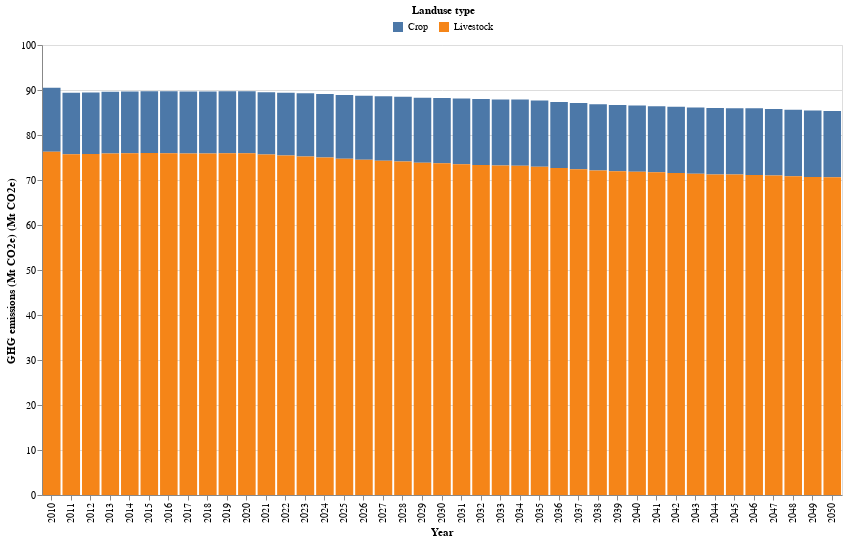

Source (notebook cell):
### Markdown cell above
### Emissions by Crops/Livestocks

### Code cell
# HIDE CODE
# get the df and plot
GHG_crop_lvstk_df,GHG_crop_lvstk_plot = ag_lucc_GHG.plot_GHG_crop_lvstk()
GHG_crop_lvstk_plot

### Figure 1 — Vega-Lite specification as saved in the notebook (floating-point values rounded to 4 significant figures)
{"config": {"view": {"continuousWidth": 300, "continuousHeight": 300}}, "layer": [{"mark": {"type": "bar"}, "encoding": {"color": {"field": "Land use category", "legend": {"direction": "horizontal", "legendX": 350, "legendY": -40, "orient": "none", "title": "Landuse type", "titleAnchor": "middle"}, "type": "nominal"}, "tooltip": [{"field": "Land use category", "title": "Landuse type", "type": "ordinal"}, {"field": "Quantity (Mt CO2e)", "title": "GHG emissions (Mt CO2e)", "type": "quantitative"}], "x": {"axis": {"labelAngle": -90, "title": "Year"}, "field": "Year", "type": "ordinal"}, "y": {"field": "Quantity (Mt CO2e)", "scale": {"reverse": false, "zero": false}, "title": "GHG emissions (Mt CO2e) (Mt CO2e)", "type": "quantitative"}}}], "data": {"name": "data-cde830489a0bf04d3ec9a99154b1c581"}, "height": 450, "width": 800, "$schema": "https://vega.github.io/schema/vega-lite/v5.15.1.json", "datasets": {"data-cde830489a0bf04d3ec9a99154b1c581": [{"Year": 2010, "Land use category": "Crop", "Quantity (Mt CO2e)": 14.23}, {"Year": 2010, "Land use category": "Livestock", "Quantity (Mt CO2e)": 76.28}, {"Year": 2011, "Land use category": "Crop", "Quantity (Mt CO2e)": 13.65}, {"Year": 2011, "Land use category": "Livestock", "Quantity (Mt CO2e)": 75.72}, {"Year": 2012, "Land use category": "Crop", "Quantity (Mt CO2e)": 13.67}, {"Year": 2012, "Land use category": "Livestock", "Quantity (Mt CO2e)": 75.76}, {"Year": 2013, "Land use category": "Crop", "Quantity (Mt CO2e)": 13.72}, {"Year": 2013, "Land use category": "Livestock", "Quantity (Mt CO2e)": 75.89}, {"Year": 2014, "Land use category": "Crop", "Quantity (Mt CO2e)": 13.73}, {"Year": 2014, "Land use category": "Livestock", "Quantity (Mt CO2e)": 75.94}, {"Year": 2015, "Land use category": "Crop", "Quantity (Mt CO2e)": 13.74}, {"Year": 2015, "Land use category": "Livestock", "Quantity (Mt CO2e)": 75.98}, {"Year": 2016, "Land use category": "Crop", "Quantity (Mt CO2e)": 13.77}, {"Year": 2016, "Land use category": "Livestock", "Quantity (Mt CO2e)": 75.96}, {"Year": 2017, "Land use category": "Crop", "Quantity (Mt CO2e)": 13.78}, {"Year": 2017, "Land use category": "Livestock", "Quantity (Mt CO2e)": 75.91}, {"Year": 2018, "Land use category": "Crop", "Quantity (Mt CO2e)": 13.76}, {"Year": 2018, "Land use category": "Livestock", "Quantity (Mt CO2e)": 75.92}, {"Year": 2019, "Land use category": "Crop", "Quantity (Mt CO2e)": 13.78}, {"Year": 2019, "Land use category": "Livestock", "Quantity (Mt CO2e)": 75.93}, {"Year": 2020, "Land use category": "Crop", "Quantity (Mt CO2e)": 13.78}, {"Year": 2020, "Land use category": "Livestock", "Quantity (Mt CO2e)": 75.92}, {"Year": 2021, "Land use category": "Crop", "Quantity (Mt CO2e)": 13.84}, {"Year": 2021, "Land use category": "Livestock", "Quantity (Mt CO2e)": 75.68}, {"Year": 2022, "Land use category": "Crop", "Quantity (Mt CO2e)": 13.91}, {"Year": 2022, "Land use category": "Livestock", "Quantity (Mt CO2e)": 75.47}, {"Year": 2023, "Land use category": "Crop", "Quantity (Mt CO2e)": 14.03}, {"Year": 2023, "Land use category": "Livestock", "Quantity (Mt CO2e)": 75.24}, {"Year": 2024, "Land use category": "Crop", "Quantity (Mt CO2e)": 14.11}, {"Year": 2024, "Land use category": "Livestock", "Quantity (Mt CO2e)": 74.99}, {"Year": 2025, "Land use category": "Crop", "Quantity (Mt CO2e)": 14.19}, {"Year": 2025, "Land use category": "Livestock", "Quantity (Mt CO2e)": 74.72}, {"Year": 2026, "Land use category": "Crop", "Quantity (Mt CO2e)": 14.24}, {"Year": 2026, "Land use category": "Livestock", "Quantity (Mt CO2e)": 74.49}, {"Year": 2027, "Land use category": "Crop", "Quantity (Mt CO2e)": 14.32}, {"Year": 2027, "Land use category": "Livestock", "Quantity (Mt CO2e)": 74.27}, {"Year": 2028, "Land use category": "Crop", "Quantity (Mt CO2e)": 14.41}, {"Year": 2028, "Land use category": "Livestock", "Quantity (Mt CO2e)": 74.08}, {"Year": 2029, "Land use category": "Crop", "Quantity (Mt CO2e)": 14.45}, {"Year": 2029, "Land use category": "Livestock", "Quantity (Mt CO2e)": 73.85}, {"Year": 2030, "Land use category": "Crop", "Quantity (Mt CO2e)": 14.53}, {"Year": 2030, "Land use category": "Livestock", "Quantity (Mt CO2e)": 73.7}, {"Year": 2031, "Land use category": "Crop", "Quantity (Mt CO2e)": 14.61}, {"Year": 2031, "Land use category": "Livestock", "Quantity (Mt CO2e)": 73.49}, {"Year": 2032, "Land use category": "Crop", "Quantity (Mt CO2e)": 14.66}, {"Year": 2032, "Land use category": "Livestock", "Quantity (Mt CO2e)": 73.34}, {"Year": 2033, "Land use category": "Crop", "Quantity (Mt CO2e)": 14.7}, {"Year": 2033, "Land use category": "Livestock", "Quantity (Mt CO2e)": 73.21}, {"Year": 2034, "Land use category": "Crop", "Quantity (Mt CO2e)": 14.7}, {"Year": 2034, "Land use category": "Livestock", "Quantity (Mt CO2e)": 73.17}, {"Year": 2035, "Land use category": "Crop", "Quantity (Mt CO2e)": 14.7}, {"Year": 2035, "Land use category": "Livestock", "Quantity (Mt CO2e)": 72.95}, {"Year": 2036, "Land use category": "Crop", "Quantity (Mt CO2e)": 14.69}, {"Year": 2036, "Land use category": "Livestock", "Quantity (Mt CO2e)": 72.66}, {"Year": 2037, "Land use category": "Crop", "Quantity (Mt CO2e)": 14.69}, {"Year": 2037, "Land use category": "Livestock", "Quantity (Mt CO2e)": 72.4}, {"Year": 2038, "Land use category": "Crop", "Quantity (Mt CO2e)": 14.7}, {"Year": 2038, "Land use category": "Livestock", "Quantity (Mt CO2e)": 72.12}, {"Year": 2039, "Land use category": "Crop", "Quantity (Mt CO2e)": 14.68}, {"Year": 2039, "Land use category": "Livestock", "Quantity (Mt CO2e)": 71.96}, {"Year": 2040, "Land use category": "Crop", "Quantity (Mt CO2e)": 14.7}, {"Year": 2040, "Land use category": "Livestock", "Quantity (Mt CO2e)": 71.85}, {"Year": 2041, "Land use category": "Crop", "Quantity (Mt CO2e)": 14.7}, {"Year": 2041, "Land use category": "Livestock", "Quantity (Mt CO2e)": 71.71}, {"Year": 2042, "Land use category": "Crop", "Quantity (Mt CO2e)": 14.72}, {"Year": 2042, "Land use category": "Livestock", "Quantity (Mt CO2e)": 71.55}, {"Year": 2043, "Land use category": "Crop", "Quantity (Mt CO2e)": 14.73}, {"Year": 2043, "Land use category": "Livestock", "Quantity (Mt CO2e)": 71.36}, {"Year": 2044, "Land use category": "Crop", "Quantity (Mt CO2e)": 14.75}, {"Year": 2044, "Land use category": "Livestock", "Quantity (Mt CO2e)": 71.24}, {"Year": 2045, "Land use category": "Crop", "Quantity (Mt CO2e)": 14.76}, {"Year": 2045, "Land use category": "Livestock", "Quantity (Mt CO2e)": 71.2}, {"Year": 2046, "Land use category": "Crop", "Quantity (Mt CO2e)": 14.79}, {"Year": 2046, "Land use category": "Livestock", "Quantity (Mt CO2e)": 71.14}, {"Year": 2047, "Land use category": "Crop", "Quantity (Mt CO2e)": 14.8}, {"Year": 2047, "Land use category": "Livestock", "Quantity (Mt CO2e)": 70.98}, {"Year": 2048, "Land use category": "Crop", "Quantity (Mt CO2e)": 14.79}, {"Year": 2048, "Land use category": "Livestock", "Quantity (Mt CO2e)": 70.84}, {"Year": 2049, "Land use category": "Crop", "Quantity (Mt CO2e)": 14.79}, {"Year": 2049, "Land use category": "Livestock", "Quantity (Mt CO2e)": 70.68}, {"Year": 2050, "Land use category": "Crop", "Quantity (Mt CO2e)": 14.76}, {"Year": 2050, "Land use category": "Livestock", "Quantity (Mt CO2e)": 70.59}]}}
